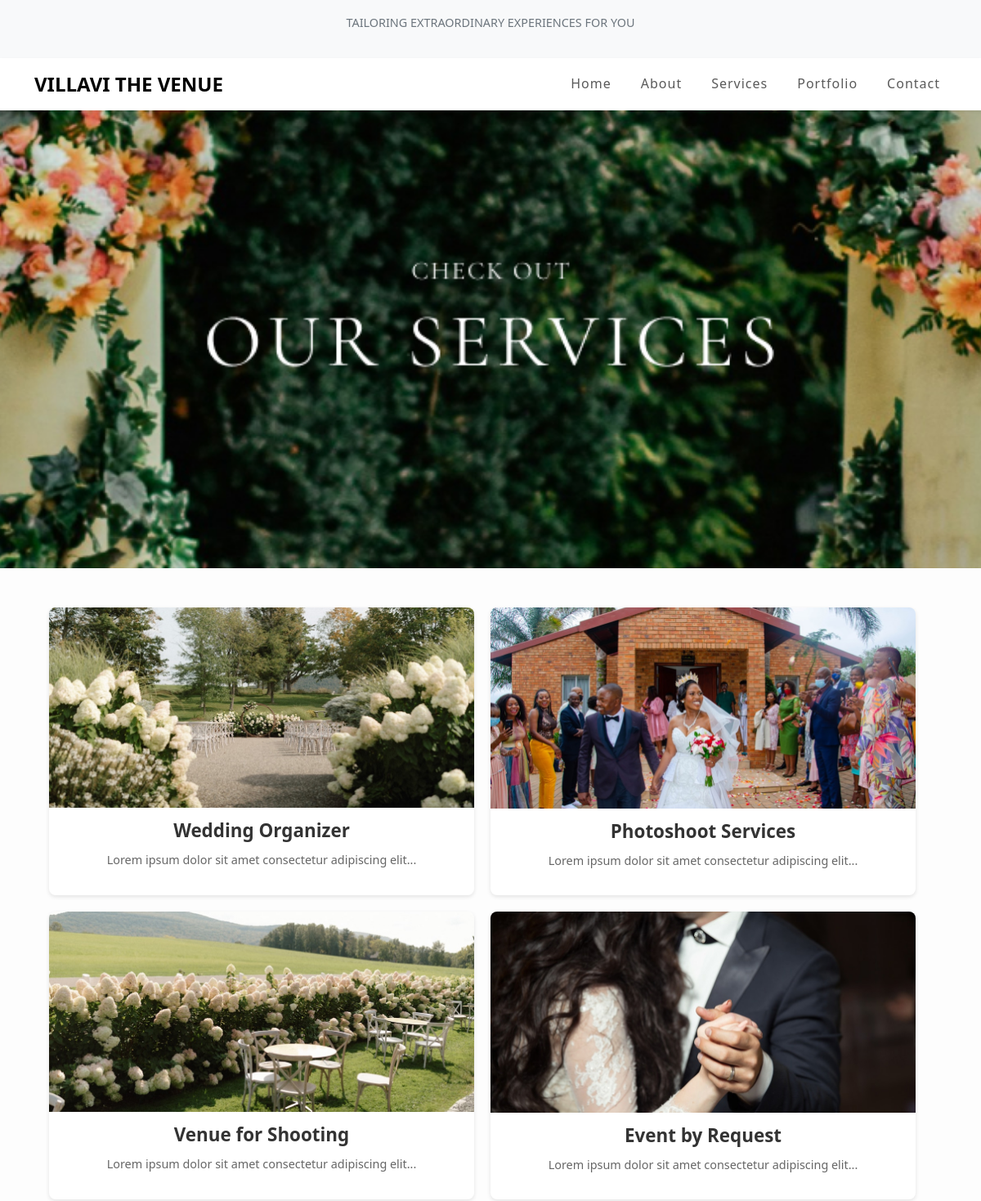
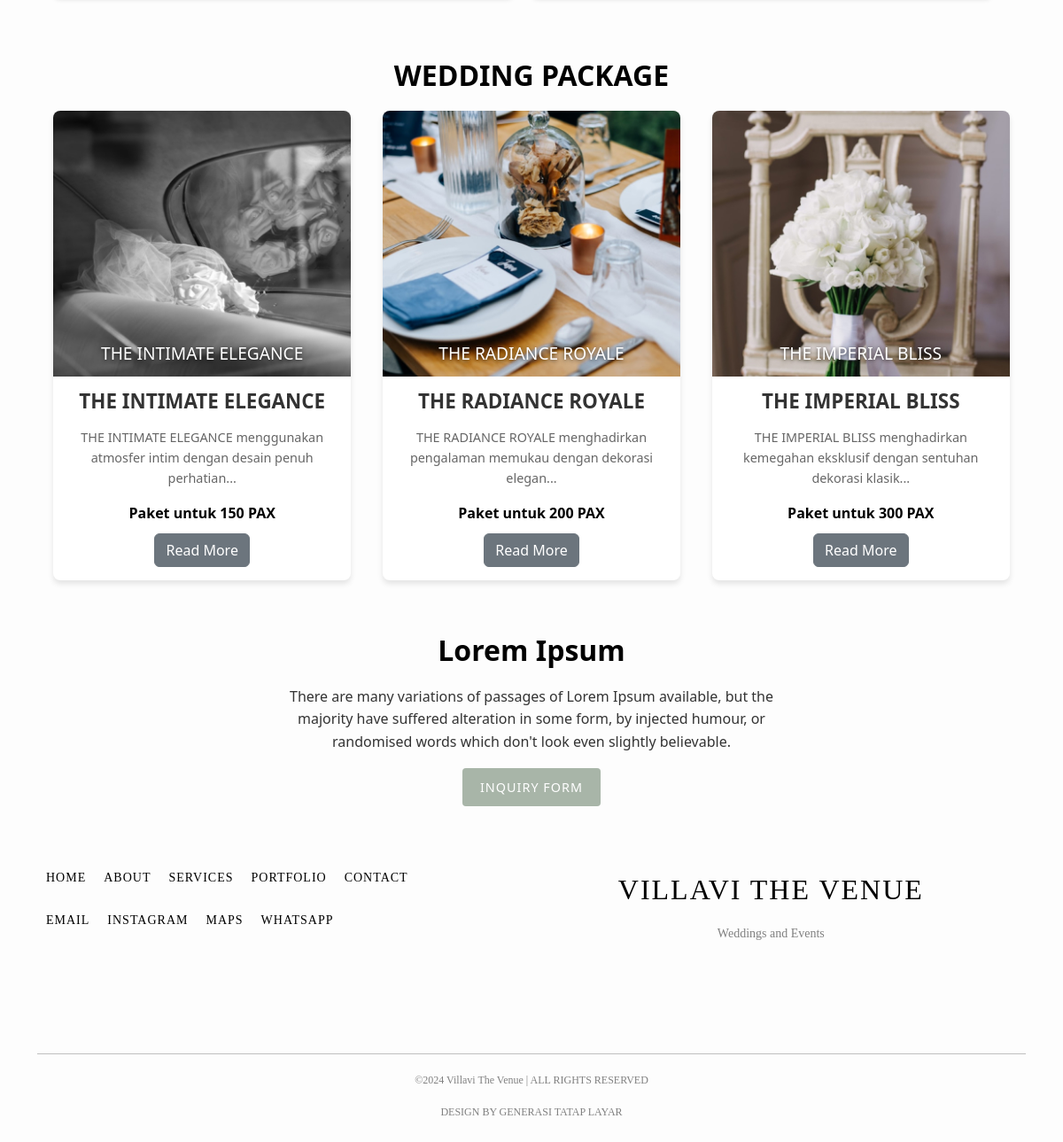
/services.php, run on the app's committed database (2 pictures, top to bottom).
### tables this page shows
CREATE TABLE `services` (
  `id` int(11) NOT NULL,
  `title` varchar(50) NOT NULL,
  `deskripsi` text NOT NULL,
  `gambar` varchar(255) NOT NULL
);

CREATE TABLE `wedding_packages` (
  `id` int(11) NOT NULL,
  `title_pk` varchar(50) NOT NULL,
  `deskripsi_pk` text NOT NULL,
  `pax` varchar(50) NOT NULL,
  `gambar_pk` varchar(255) NOT NULL,
  `overlay_text` varchar(255) NOT NULL,
  `gambar_paket` varchar(255) NOT NULL
);

### services.php (the view, shortened to what this page needs)
<?php
$conn = mysqli_connect('localhost', 'root', '', 'p3l');
$query = "SELECT * FROM services";
$result = mysqli_query($conn, $query);
function tampilPackages($conn)
{
    $query = "SELECT * FROM wedding_packages";
    $result = mysqli_query($conn, $query);
    return $result;
}
$dataResult = tampilPackages($conn);
?>
<!DOCTYPE html>
<html lang="en">
<head>
    <link href="https://cdn.jsdelivr.net/npm/bootstrap@5.3.0/dist/css/bootstrap.min.css" rel="stylesheet">
    <link rel="stylesheet" href="style.css">
</head>
<body>
    <header class="text-center py-3 bg-light">
        <p class="text-uppercase small">Tailoring extraordinary experiences for you</p>
    </header>
    <nav class="navbar navbar-expand-lg navbar-light bg-white shadow-sm">
        <div class="container">
            <a class="navbar-brand" href="#">VILLAVI THE VENUE</a>
            <div class="collapse navbar-collapse" id="navbarNav">
                <ul class="navbar-nav ms-auto">
                    <li class="nav-item">
                        <a class="nav-link" href="home.php">Home</a>
                    </li>
                    <li class="nav-item">
                        <a class="nav-link" href="about.php">About</a>
                    </li>
                    <li class="nav-item">
                        <a class="nav-link" href="services.php">Services</a>
                    </li>
                    <li class="nav-item">
                        <a class="nav-link" href="portofolio.php">Portfolio</a>
                    </li>
                    <li class="nav-item">
                        <a class="nav-link" href="contact.php">Contact</a>
                    </li>
                </ul>
            </div>
        </div>
    </nav>
    <section
        class="hero-section text-center text-white"
        style="
        background-image: url('Content\ 2\ -\ Opening.jpg');
        height: 70vh;
        background-size: cover;
        background-position: center;
      ">
    </section>
    <div class="container2 my-5">
        <?php while ($row = mysqli_fetch_assoc($result)) { ?>
            <div class="section">
                <div class="image">
                    <img src="<?php echo htmlspecialchars($row['gambar']); ?>" alt="<?php echo htmlspecialchars($row['title']); ?>">
                </div>
                <div class="content">
                    <h2><?php echo htmlspecialchars($row['title']); ?></h2>
                    <p><?php echo nl2br(htmlspecialchars($row['deskripsi'])); ?></p>
                </div>
            </div>
        <?php } ?>
    </div>
    <div class="container3">
        <h1>WEDDING PACKAGE</h1>
        <div class="packages">
            <?php while ($row = mysqli_fetch_assoc($dataResult)) { ?>
                <div class="package">
                    <div class="image">
                        <img src="<?php echo $row['gambar_pk']; ?>" alt="<?php echo $row['title_pk']; ?>" />
                        <div class="overlay"><?php echo strtoupper($row['title_pk']); ?></div>
                    </div>
                    <h2><?php echo $row['title_pk']; ?></h2>
                    <p><?php echo $row['deskripsi_pk']; ?></p>
                    <p class="price">Paket untuk <strong><?php echo $row['pax']; ?> PAX</strong></p>
                    <button class="btn btn btn-secondary gray-button read-more-btn"
                        data-bs-toggle="modal"
                        data-bs-target="#readMoreModal"
                        data-title="<?php echo htmlspecialchars($row['title_pk']); ?>"
                        data-description="<?php echo htmlspecialchars($row['deskripsi_pk']); ?>"
                        data-image="<?php echo htmlspecialchars($row['gambar_paket']); ?>">Read More</button>
                </div>
            <?php } ?>
        </div>
    </div>
    <div class="center-container">
        <h1>Lorem Ipsum</h1>
        <p>
            There are many variations of passages of Lorem Ipsum available, but the
            majority have suffered alteration in some form, by injected humour, or
            randomised words which don't look even slightly believable.
        </p>
        <button class="inquiry-button">INQUIRY FORM</button>
    </div>
    <footer>
        <nav>
            <ul class="navigation">
                <li><a href="home.html">HOME</a></li>
                <li><a href="about.html">ABOUT</a></li>
                <li><a href="services.html">SERVICES</a></li>
                <li><a href="portofolio.html">PORTFOLIO</a></li>
                <li><a href="contact.html">CONTACT</a></li>
            </ul>
            <ul class="social-links">
                <li><a href="#">EMAIL</a></li>
                <li><a href="#">INSTAGRAM</a></li>
                <li><a href="#">MAPS</a></li>
                <li><a href="#">WHATSAPP</a></li>
            </ul>
        </nav>
        <div class="title">
            <h1>VILLAVI THE VENUE</h1>
            <p>Weddings and Events</p>
        </div>
    </footer>
    <footer class="mt-5">
        <div class="container">
            <div class="row">
                <div class="col-12">
                    <div class="long-hr-container">
                        <hr class="long-hr" />
                    </div>
                    <p>&copy;2024 Villavi The Venue | ALL RIGHTS RESERVED</p>
                    <p>DESIGN BY GENERASI TATAP LAYAR</p>
                </div>
            </div>
        </div>
    </footer>
</body>
</html>

### style.css (style rules this page uses)
.hero-section { display: flex; align-items: center; justify-content: center; text-align: center; color: #fff; padding: 2rem; }
.navbar-brand { font-weight: bold; font-size: 1.5rem; }
.nav-link { font-size: 1rem; }
footer { font-size: 0.9rem; }
h1, h2 { font-weight: bold; }
.text-center p { font-size: 0.9rem; color: #6c757d; }
.text-white { color: white; }
.container2 { width: 90%; margin: 0 auto; display: flex; flex-wrap: wrap; gap: 20px; }
.section { display: flex; flex-basis: calc(50% - 20px); flex-direction: column; background-color: #fff; box-shadow: 0 2px 5px rgba(0, 0, 0, 0.1); overflow: hidden; border-radius: 8px; }
.section .image img { width: 100%; height: auto; display: block; }
.section .content { padding: 15px; text-align: center; }
.section h2 { font-size: 1.4em; margin-bottom: 10px; color: #333; }
.section p { font-size: 0.9em; color: #666; }
body { background-color: #fdfdfd; color: #333; line-height: 1.6; }
h1 { text-align: center; margin: 20px 0; font-size: 2rem; color: #000; }
.container3 { width: 90%; margin: 0 auto; display: flex; flex-direction: column; }
.packages { display: flex; flex-wrap: wrap; justify-content: space-between; gap: 20px; margin-bottom: 20px; }
.package { background-color: #fff; box-shadow: 0 4px 6px rgba(0, 0, 0, 0.1); border-radius: 8px; overflow: hidden; text-align: center; flex: 1 1 calc(33% - 20px); max-width: calc(33% - 20px); }
.package .image { position: relative; }
.package .image img { width: 100%; display: block; height: 300px; object-fit: cover; }
.package .overlay { position: absolute; bottom: 10px; left: 0; right: 0; color: #fff; font-size: 1.2rem; text-transform: uppercase; text-shadow: 0 1px 4px rgba(0, 0, 0, 0.7); }
.package h2 { font-size: 1.4rem; margin: 15px 0; }
.package p { font-size: 0.9rem; color: #666; padding: 0 15px; }
.package .price { font-size: 1rem; font-weight: bold; margin: 10px 0; color: #000; }
button { background-color: #c0d6c0; border: none; padding: 10px 20px; margin-bottom: 15px; cursor: pointer; border-radius: 4px; font-size: 0.9rem; transition: background-color 0.3s; }
.center-container { max-width: 600px; text-align: center; margin: 0 auto; padding: 20px; }
.inquiry-button { background-color: #a8b5a8; color: #fff; border: none; padding: 10px 20px; text-transform: uppercase; font-size: 0.9rem; letter-spacing: 1px; cursor: pointer; border-radius: 4px; transition: background-color 0.3s ease; }
a { color: #a2b09f; text-decoration: none; }
footer { display: flex; justify-content: space-between; align-items: center; padding: 20px; max-width: 1200px; margin: 0 auto; gap: 100px; }
nav { display: flex; flex-direction: column; gap: 10px; text-align: left; }
nav ul { list-style: none; display: flex; gap: 20px; }
nav ul li a { text-decoration: none; color: #000; font-size: 14px; letter-spacing: 1px; transition: color 0.3s ease; }
.title { text-align: center; margin: 0 auto; }
.title h1 { font-size: 32px; font-weight: normal; letter-spacing: 2px; }
.title p { font-size: 14px; color: gray; margin-top: 5px; }
footer { font-family: "Times New Roman", serif; color: gray; text-align: center; font-size: 12px; }
.long-hr-container { display: flex; justify-content: center; }
.long-hr { border: none; border-top: 1px solid black; width: 100%; margin: 20px 0; }

### data on the page
services: gambar (picture), title "Wedding Organizer", deskripsi "Lorem ipsum dolor sit amet consectetur adipiscing elit..."
services: gambar (picture), title "Photoshoot Services", deskripsi "Lorem ipsum dolor sit amet consectetur adipiscing elit..."
services: gambar (picture), title "Venue for Shooting", deskripsi "Lorem ipsum dolor sit amet consectetur adipiscing elit..."
services: gambar (picture), title "Event by Request", deskripsi "Lorem ipsum dolor sit amet consectetur adipiscing elit..."
wedding_packages: gambar_pk (picture), title_pk "THE INTIMATE ELEGANCE", deskripsi_pk "THE INTIMATE ELEGANCE menggunakan atmosfer intim dengan desain penuh perhatian...", pax "150"
wedding_packages: gambar_pk (picture), title_pk "THE RADIANCE ROYALE", deskripsi_pk "THE RADIANCE ROYALE menghadirkan pengalaman memukau dengan dekorasi elegan...", pax "200"
wedding_packages: gambar_pk (picture), title_pk "THE IMPERIAL BLISS", deskripsi_pk "THE IMPERIAL BLISS menghadirkan kemegahan eksklusif dengan sentuhan dekorasi klasik...", pax "300"
